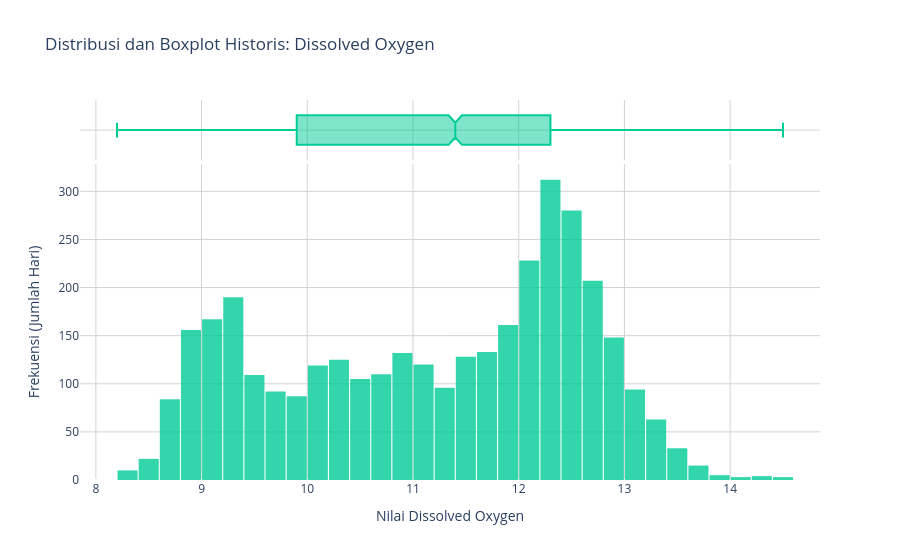

Here is the notebook cell this chart was saved with:
### Markdown cell above
### Step 3.B - Dissolved Oxygen

### Code cell
fig = px.histogram(
    df, 
    x='Dissolved Oxygen', 
    marginal="box", 
    title="Distribusi dan Boxplot Historis: Dissolved Oxygen",
    color_discrete_sequence=['#00CC96'],
    opacity=0.8,
    nbins=50 
)

fig.update_layout(
    xaxis_title="Nilai Dissolved Oxygen",
    yaxis_title="Frekuensi (Jumlah Hari)",
    bargap=0.05,
    plot_bgcolor='white'
)

fig.update_xaxes(showgrid=True, gridwidth=1, gridcolor='LightGray')
fig.update_yaxes(showgrid=True, gridwidth=1, gridcolor='LightGray')

fig.show()

### Figure 1 — Plotly figure (JSON) as saved in the notebook; plotly's stock layout.template omitted (floating-point values rounded to 4 significant figures; data arrays with more than 128 entries replaced by an {"elided": "..."} marker saying what was removed)
{"data": [{"bingroup": "x", "hovertemplate": "Dissolved Oxygen=%{x}<br>count=%{y}<extra></extra>", "legendgroup": "", "marker": {"color": "#00CC96", "opacity": 0.8, "pattern": {"shape": ""}}, "name": "", "nbinsx": 50, "orientation": "v", "showlegend": false, "type": "histogram", "x": {"elided": "3652 float values"}, "xaxis": "x", "yaxis": "y"}, {"hovertemplate": "Dissolved Oxygen=%{x}<extra></extra>", "legendgroup": "", "marker": {"color": "#00CC96"}, "name": "", "notched": true, "showlegend": false, "type": "box", "x": {"elided": "3652 float values"}, "xaxis": "x2", "yaxis": "y2"}], "layout": {"bargap": 0.05, "barmode": "relative", "legend": {"tracegroupgap": 0}, "plot_bgcolor": "white", "title": {"text": "Distribusi dan Boxplot Historis: Dissolved Oxygen"}, "xaxis": {"anchor": "y", "domain": [0, 1], "gridcolor": "LightGray", "gridwidth": 1, "showgrid": true, "title": {"text": "Nilai Dissolved Oxygen"}}, "xaxis2": {"anchor": "y2", "domain": [0, 1], "gridcolor": "LightGray", "gridwidth": 1, "matches": "x", "showgrid": true, "showticklabels": false}, "yaxis": {"anchor": "x", "domain": [0, 0.8316], "gridcolor": "LightGray", "gridwidth": 1, "showgrid": true, "title": {"text": "Frekuensi (Jumlah Hari)"}}, "yaxis2": {"anchor": "x2", "domain": [0.8416, 1], "gridcolor": "LightGray", "gridwidth": 1, "matches": "y2", "showgrid": true, "showline": false, "showticklabels": false, "ticks": ""}}}
